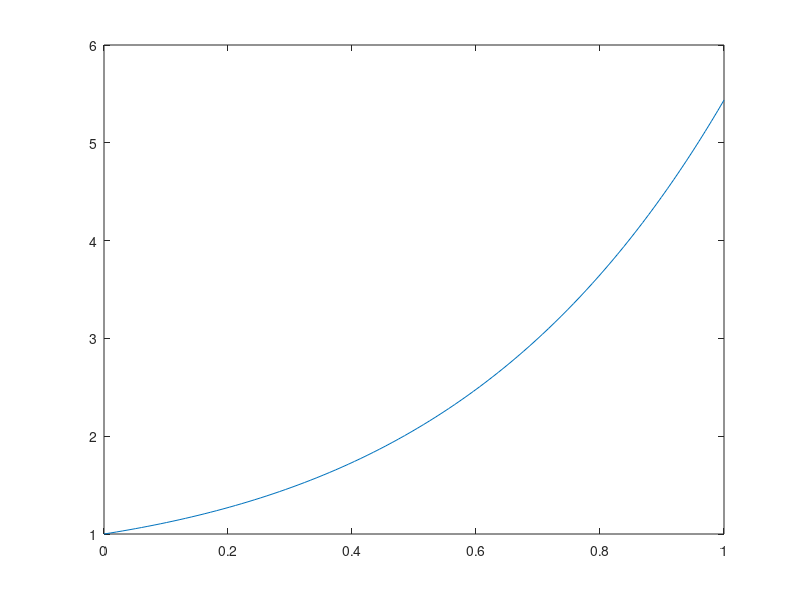

This chart was generated by the following MATLAB code: (Note: this script raises an error after producing the figure.)
f=@(x) exp(1).^x.*(x.^2+1);
xplot=linspace(0,1);
yplot=f(xplot);
figure(10);
plot(xplot,yplot);
%%
zplot=g(xplot);
figure(10);
plot(xplot,zplot)